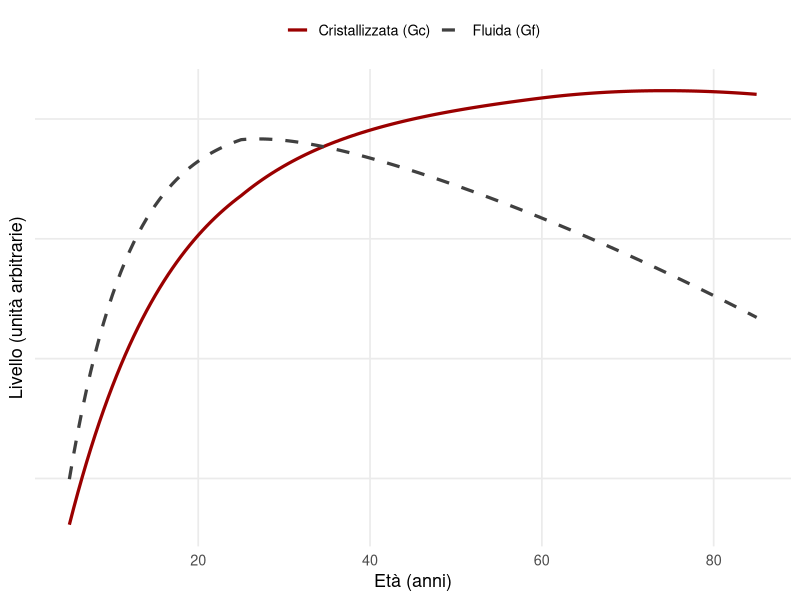
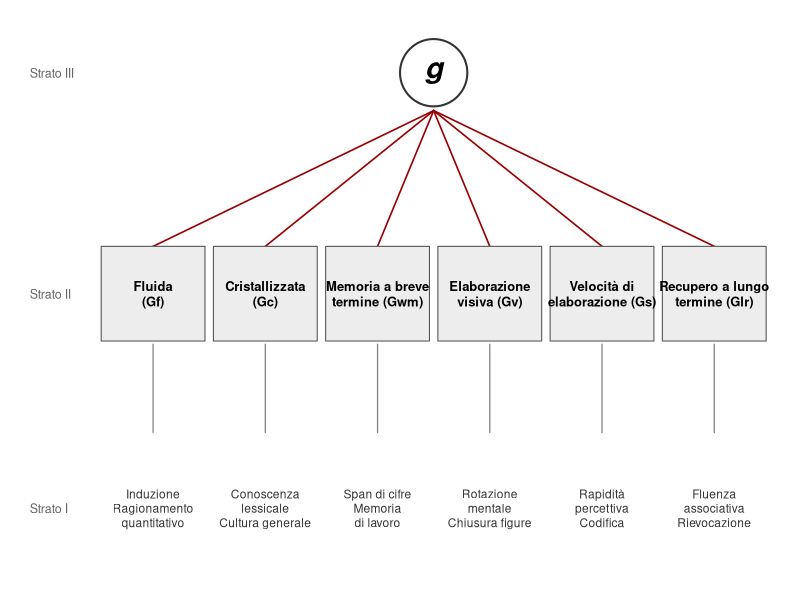

Source code (R) for these figures, in order:
## ---- chunk 1
#| label: setup
library(ggplot2)
rosso = "#9A0000"
tema = theme_minimal(base_size = 13) +
  theme(panel.grid.minor = element_blank())
## ---- chunk 2
#| label: fig-gf-gc
#| fig-cap: "Andamento schematico dell'intelligenza fluida e cristallizzata nel corso della vita, costruito a scopo illustrativo sulla base delle tendenze descritte negli studi longitudinali; non rappresenta dati osservati."
#| fig-alt: "Due curve in funzione dell'età. La curva dell'intelligenza fluida cresce rapidamente fino ai venti-trent'anni e poi scende. Quella dell'intelligenza cristallizzata cresce più a lungo e resta alta fino a età avanzata, con un leggero calo finale."
#| fig-width: 7
#| fig-height: 3.8
eta = seq(5, 85, .5)
gf = 100 * (1 - exp(-(eta - 3) / 7)) - .45 * pmax(eta - 25, 0) - .004 * pmax(eta - 25, 0)^2
gc = 100 * (1 - exp(-(eta - 3) / 12)) + .15 * pmax(eta - 25, 0) - .006 * pmax(eta - 60, 0)^2
d = rbind(data.frame(eta, v = gf, tipo = "Fluida (Gf)"), data.frame(eta, v = gc, tipo = "Cristallizzata (Gc)"))
ggplot(d, aes(eta, v, linetype = tipo, colour = tipo)) +
  geom_line(linewidth = 1.1) +
  scale_colour_manual(values = c(rosso, "grey25"), name = NULL) +
  scale_linetype_manual(values = c(1, 2), name = NULL) +
  labs(x = "Età (anni)", y = "Livello (unità arbitrarie)") +
  tema + theme(axis.text.y = element_blank(), legend.position = "top")
## ---- chunk 3
#| label: fig-chc
#| fig-cap: "Struttura semplificata del modello CHC, con il fattore generale (strato III), alcune abilità ampie (strato II) ed esempi di abilità ristrette (strato I). Schema originale, non esaustivo."
#| fig-alt: "Diagramma a tre livelli. In alto il fattore g. Al centro sei abilità ampie: intelligenza fluida, cristallizzata, memoria a breve termine, elaborazione visiva, velocità di elaborazione, recupero a lungo termine. In basso esempi di abilità ristrette collegate a ciascuna."
#| fig-width: 9
#| fig-height: 3.9
ampie = c("Fluida\n(Gf)", "Cristallizzata\n(Gc)", "Memoria a breve\ntermine (Gwm)", "Elaborazione\nvisiva (Gv)", "Velocità di\nelaborazione (Gs)", "Recupero a lungo\ntermine (Glr)")
ristr = c("Induzione\nRagionamento\nquantitativo", "Conoscenza\nlessicale\nCultura generale", "Span di cifre\nMemoria\ndi lavoro", "Rotazione\nmentale\nChiusura figure", "Rapidità\npercettiva\nCodifica", "Fluenza\nassociativa\nRievocazione")
x = seq(1, 11, length.out = 6)
par(mar = c(0, 0, 0, 0))
plot(0, 0, type = "n", xlim = c(-1.2, 12), ylim = c(1.2, 10), axes = FALSE, xlab = "", ylab = "")
segments(6, 8.6, x, 6.45, col = rosso, lwd = 1.6)
segments(x, 4.9, x, 3.5, col = "grey50", lwd = 1.2)
symbols(6, 9.2, circles = .6, inches = FALSE, add = TRUE, bg = "white", fg = "grey20", lwd = 2)
text(6, 9.2, "g", font = 4, cex = 1.8)
for (i in 1:6) {
  symbols(x[i], 5.7, rectangles = matrix(c(1.85, 1.5), 1), inches = FALSE, add = TRUE, bg = "grey93", fg = "grey30")
  text(x[i], 5.7, ampie[i], cex = .78, font = 2)
  text(x[i], 2.3, ristr[i], cex = .72, col = "grey20")
}
text(-1.2, c(9.2, 5.7, 2.3), c("Strato III", "Strato II", "Strato I"), adj = 0, cex = .75, col = "grey40")
